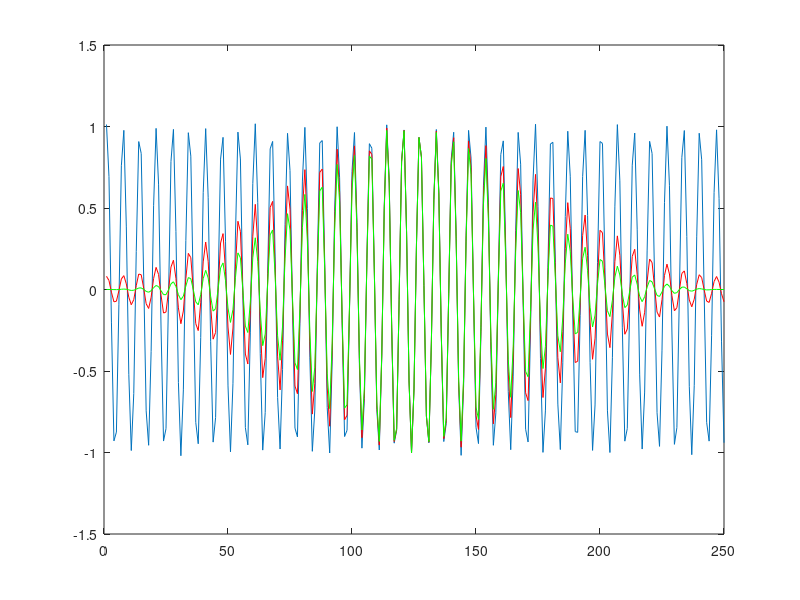
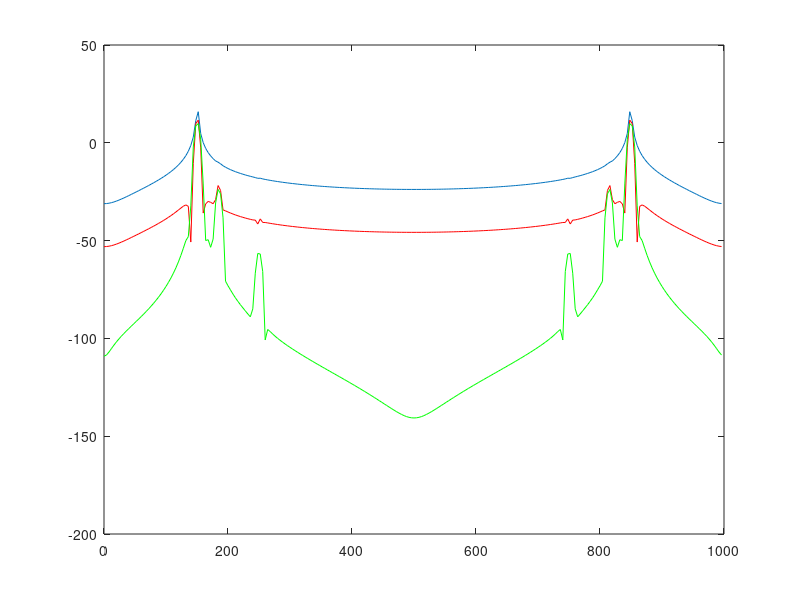

Recreate these plots in MATLAB, in order. (Note: this script raises an error after producing the figures.)
% % sin
% 
% A=1;
% f=1000;
% fs=8000;
% to=0.5;
% tt=0:1/fs:to-1/fs;
% tt=tt(:);
% s1 = A*sin(2*pi*f*tt);
% w = hamming(wlen);
% %w = rectwin(wlen);
% wlen = 509; %wlen=NFFT
% NFFT=wlen;
% x=s1(1:wlen);
% x = x.*w; %vahovani signalu hammingem
% X=fft(x);
% P=(abs(X).^2)./wlen; %VYKOnove spektrum
% P=P(:);
% Pdb=10*log10(P);
% 
% ff = (0:fs/NFFT:fs-fs/NFFT); %wlen=NFFT
% 
% 
% figure(1)
% plot(x)
% 
% figure(2)
% subplot(221)
% plot(abs(X))
% subplot(222)
% plot(ff,P)
% subplot(223)
% plot(ff,Pdb)
% 


load x_spl.mat;

wlen = length(x);
NFFT=wlen;
fsx = 1000;
w0 = rectwin(wlen);
w1 = hamming(wlen);
w2 = blackman(wlen);
x=x(:);
x0=x.*w0;
x1=x.*w1;
x2=x.*w2;
figure(10)
plot(x0)
hold on
plot(x1,'r')
plot(x2,'g')
hold off

Gxdb0=10*log10((abs(fft(x0).^2))./NFFT);
Gxdb1=10*log10((abs(fft(x1).^2))./NFFT);
Gxdb2=10*log10((abs(fft(x2).^2))./NFFT);

ff=0:fsx/NFFT:fsx-fsx/NFFT;
figure(11)
plot(ff,Gxdb0)
hold on
plot(ff,Gxdb1, 'r')
plot(ff,Gxdb2, 'g')
hold off

%%
sig = loadbin('vm7.bin');

wlen = length(sig);
NFFT = 8*wlen;
fss=16000;
x = sig(1:wlen);
w0 = rectwin(wlen);
w1 = hamming(wlen);
w2 = blackman(wlen);
x=x(:);
x0=x.*w0;
x1=x.*w1;
x2=x.*w2;

Gxdb0=10*log10((abs(fft(x0,NFFT).^2))./NFFT);
Gxdb1=10*log10((abs(fft(x1,NFFT).^2))./NFFT);
Gxdb2=10*log10((abs(fft(x2,NFFT).^2))./NFFT);
ff=0:fss/NFFT:fss-fss/NFFT;
figure(12)
plot(x)

figure(13)
plot(ff,Gxdb0)
hold on
plot(ff,Gxdb1, 'r.-')
plot(ff,Gxdb2, 'g.-')
hold off

%%

load sig1.mat
load sig2.mat

fss=200;

ff=0:fss/NFFT:fss-fss/NFFT;

figure(20)
subplot(211)
plot(sig1)
subplot(212)
plot(sig2)

wlen=length(sig1)
NFFT=1024;
GS1=abs(fft(sig1,NFFT).^2)./NFFT;
GS2=abs(fft(sig2,NFFT).^2)./NFFT;

figure(21)
subplot(221)
plot(GS1)
subplot(222)
plot(GS2)


